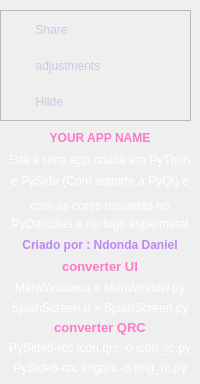
         <widget class="QWidget" name="page_3">
          <widget class="QLabel" name="label_11">
           <property name="geometry">
            <rect>
             <x>10</x>
             <y>320</y>
             <width>180</width>
             <height>15</height>
            </rect>
           </property>
           <property name="whatsThis">
            <string>&lt;html&gt;&lt;head/&gt;&lt;body&gt;&lt;p&gt;&lt;span style=&quot; font-weight:600;&quot;&gt;YOUR APP NAME&lt;/span&gt;&lt;/p&gt;&lt;/body&gt;&lt;/html&gt;</string>
           </property>
           <property name="styleSheet">
            <string notr="true">color: rgb(254, 121, 199);</string>
           </property>
           <property name="text">
            <string>&lt;html&gt;&lt;head/&gt;&lt;body&gt;&lt;p&gt;&lt;span style=&quot; font-size:10pt; font-weight:600;&quot;&gt;converter QRC&lt;/span&gt;&lt;/p&gt;&lt;/body&gt;&lt;/html&gt;</string>
           </property>
           <property name="alignment">
            <set>Qt::AlignCenter</set>
           </property>
          </widget>
          <widget class="QLabel" name="label_15">
           <property name="geometry">
            <rect>
             <x>10</x>
             <y>216</y>
             <width>180</width>
             <height>15</height>
            </rect>
           </property>
           <property name="styleSheet">
            <string notr="true">color: rgb(255, 255, 255);</string>
           </property>
           <property name="text">
            <string>PyDarculas e no logo espermetal</string>
           </property>
           <property name="alignment">
            <set>Qt::AlignCenter</set>
           </property>
          </widget>
          <widget class="QLabel" name="label_5">
           <property name="geometry">
            <rect>
             <x>10</x>
             <y>130</y>
             <width>180</width>
             <height>16</height>
            </rect>
           </property>
           <property name="whatsThis">
            <string>&lt;html&gt;&lt;head/&gt;&lt;body&gt;&lt;p&gt;&lt;span style=&quot; font-weight:600;&quot;&gt;YOUR APP NAME&lt;/span&gt;&lt;/p&gt;&lt;/body&gt;&lt;/html&gt;</string>
           </property>
           <property name="styleSheet">
            <string notr="true">color: rgb(254, 121, 199);</string>
           </property>
           <property name="text">
            <string>&lt;html&gt;&lt;head/&gt;&lt;body&gt;&lt;p&gt;&lt;span style=&quot; font-weight:600;&quot;&gt;YOUR APP NAME&lt;/span&gt;&lt;/p&gt;&lt;/body&gt;&lt;/html&gt;</string>
           </property>
           <property name="alignment">
            <set>Qt::AlignCenter</set>
           </property>
          </widget>
          <widget class="QLabel" name="label_7">
           <property name="geometry">
            <rect>
             <x>10</x>
             <y>237</y>
             <width>180</width>
             <height>16</height>
            </rect>
           </property>
           <property name="whatsThis">
            <string>&lt;html&gt;&lt;head/&gt;&lt;body&gt;&lt;p&gt;&lt;span style=&quot; font-weight:600;&quot;&gt;Criado por : Ndonda Daniel&lt;/span&gt;&lt;/p&gt;&lt;/body&gt;&lt;/html&gt;</string>
           </property>
           <property name="styleSheet">
            <string notr="true">color: rgb(186, 135, 245);</string>
           </property>
           <property name="text">
            <string>&lt;html&gt;&lt;head/&gt;&lt;body&gt;&lt;p&gt;&lt;span style=&quot; font-weight:600;&quot;&gt;Criado por : Ndonda Daniel&lt;/span&gt;&lt;/p&gt;&lt;/body&gt;&lt;/html&gt;</string>
           </property>
           <property name="alignment">
            <set>Qt::AlignCenter</set>
           </property>
          </widget>
          <widget class="QLabel" name="label_12">
           <property name="geometry">
            <rect>
             <x>10</x>
             <y>340</y>
             <width>180</width>
             <height>15</height>
            </rect>
           </property>
           <property name="styleSheet">
            <string notr="true">color: rgb(255, 255, 255);</string>
           </property>
           <property name="text">
            <string>PySide6-rcc icon.qrc -o icon_rc.py</string>
           </property>
           <property name="alignment">
            <set>Qt::AlignCenter</set>
           </property>
          </widget>
          <widget class="QLabel" name="label_9">
           <property name="geometry">
            <rect>
             <x>10</x>
             <y>195</y>
             <width>180</width>
             <height>21</height>
            </rect>
           </property>
           <property name="styleSheet">
            <string notr="true">color: rgb(255, 255, 255);</string>
           </property>
           <property name="text">
            <string>com as cores basiadas no</string>
           </property>
           <property name="alignment">
            <set>Qt::AlignCenter</set>
           </property>
          </widget>
          <widget class="QLabel" name="label_13">
           <property name="geometry">
            <rect>
             <x>10</x>
             <y>152</y>
             <width>180</width>
             <height>15</height>
            </rect>
           </property>
           <property name="styleSheet">
            <string notr="true">color: rgb(255, 255, 255);</string>
           </property>
           <property name="text">
            <string>Esta é uma app criada em PyThon </string>
           </property>
           <property name="alignment">
            <set>Qt::AlignCenter</set>
           </property>
          </widget>
          <widget class="QLabel" name="label_14">
           <property name="geometry">
            <rect>
             <x>10</x>
             <y>173</y>
             <width>180</width>
             <height>16</height>
            </rect>
           </property>
           <property name="styleSheet">
            <string notr="true">color: rgb(255, 255, 255);</string>
           </property>
           <property name="text">
            <string>e PySide (Com suporte a PyQt) e</string>
           </property>
           <property name="alignment">
            <set>Qt::AlignCenter</set>
           </property>
          </widget>
          <widget class="QLabel" name="label_10">
           <property name="geometry">
            <rect>
             <x>10</x>
             <y>280</y>
             <width>180</width>
             <height>16</height>
            </rect>
           </property>
           <property name="styleSheet">
            <string notr="true">color: rgb(255, 255, 255);</string>
           </property>
           <property name="text">
            <string>ManWindow.u &gt; ManWindow.py</string>
           </property>
           <property name="alignment">
            <set>Qt::AlignCenter</set>
           </property>
          </widget>
          <widget class="QLabel" name="label_8">
           <property name="geometry">
            <rect>
             <x>10</x>
             <y>259</y>
             <width>180</width>
             <height>15</height>
            </rect>
           </property>
           <property name="whatsThis">
            <string>&lt;html&gt;&lt;head/&gt;&lt;body&gt;&lt;p&gt;&lt;span style=&quot; font-weight:600;&quot;&gt;YOUR APP NAME&lt;/span&gt;&lt;/p&gt;&lt;/body&gt;&lt;/html&gt;</string>
           </property>
           <property name="styleSheet">
            <string notr="true">color: rgb(254, 121, 199);</string>
           </property>
           <property name="text">
            <string>&lt;html&gt;&lt;head/&gt;&lt;body&gt;&lt;p&gt;&lt;span style=&quot; font-size:10pt; font-weight:600;&quot;&gt;converter UI&lt;/span&gt;&lt;/p&gt;&lt;/body&gt;&lt;/html&gt;</string>
           </property>
           <property name="alignment">
            <set>Qt::AlignCenter</set>
           </property>
          </widget>
          <widget class="QFrame" name="frame_2">
           <property name="geometry">
            <rect>
             <x>0</x>
             <y>10</y>
             <width>191</width>
             <height>111</height>
            </rect>
           </property>
           <property name="frameShape">
            <enum>QFrame::StyledPanel</enum>
           </property>
           <property name="frameShadow">
            <enum>QFrame::Raised</enum>
           </property>
           <layout class="QVBoxLayout" name="verticalLayout_5">
            <property name="spacing">
             <number>0</number>
            </property>
            <property name="leftMargin">
             <number>0</number>
            </property>
            <property name="topMargin">
             <number>0</number>
            </property>
            <property name="rightMargin">
             <number>0</number>
            </property>
            <property name="bottomMargin">
             <number>0</number>
            </property>
            <item>
             <widget class="QPushButton" name="pushButton_18">
              <property name="minimumSize">
               <size>
                <width>0</width>
                <height>35</height>
               </size>
              </property>
              <property name="maximumSize">
               <size>
                <width>16777215</width>
                <height>35</height>
               </size>
              </property>
              <property name="styleSheet">
               <string notr="true">QPushButton{
            color: #c3ccdf;
            padding-left: 18px;
            text-align: left;
            border: none;
        }
QPushButton:hover {
	background-color: rgb(72, 75, 115);
        }

        QPushButton:pressed {
background-color: rgb(186, 135, 245);
        }</string>
              </property>
              <property name="text">
               <string>     Share</string>
              </property>
              <property name="icon">
               <iconset>
                <normaloff>../imagens/icon/share_3_18px.png</normaloff>../imagens/icon/share_3_18px.png</iconset>
              </property>
             </widget>
            </item>
            <item>
             <widget class="QPushButton" name="pushButton_16">
              <property name="minimumSize">
               <size>
                <width>0</width>
                <height>35</height>
               </size>
              </property>
              <property name="maximumSize">
               <size>
                <width>16777215</width>
                <height>35</height>
               </size>
              </property>
              <property name="styleSheet">
               <string notr="true">QPushButton{
            color: #c3ccdf;
            padding-left: 18px;
            text-align: left;
            border: none;
        }
QPushButton:hover {
	background-color: rgb(72, 75, 115);
        }

        QPushButton:pressed {
background-color: rgb(186, 135, 245);
        }</string>
              </property>
              <property name="text">
               <string>     adjustments</string>
              </property>
              <property name="icon">
               <iconset>
                <normaloff>../imagens/icon/adjust_18px.png</normaloff>../imagens/icon/adjust_18px.png</iconset>
              </property>
             </widget>
            </item>
            <item>
             <widget class="QPushButton" name="pushButton_17">
              <property name="minimumSize">
               <size>
                <width>0</width>
                <height>35</height>
               </size>
              </property>
              <property name="maximumSize">
               <size>
                <width>16777215</width>
                <height>35</height>
               </size>
              </property>
              <property name="styleSheet">
               <string notr="true">QPushButton{
            color: #c3ccdf;
            padding-left: 18px;
            text-align: left;
            border: none;
        }
QPushButton:hover {
	background-color: rgb(72, 75, 115);
        }

        QPushButton:pressed {
background-color: rgb(186, 135, 245);
        }</string>
              </property>
              <property name="text">
               <string>     Hilde</string>
              </property>
              <property name="icon">
               <iconset>
                <normaloff>../imagens/icon/netbeans_18px.png</normaloff>../imagens/icon/netbeans_18px.png</iconset>
              </property>
             </widget>
            </item>
           </layout>
          </widget>
          <widget class="QLabel" name="label_21">
           <property name="geometry">
            <rect>
             <x>10</x>
             <y>300</y>
             <width>180</width>
             <height>16</height>
            </rect>
           </property>
           <property name="styleSheet">
            <string notr="true">color: rgb(255, 255, 255);</string>
           </property>
           <property name="text">
            <string>SplahScreen.u &gt; SplahScreen.py</string>
           </property>
           <property name="alignment">
            <set>Qt::AlignCenter</set>
           </property>
          </widget>
          <widget class="QLabel" name="label_22">
           <property name="geometry">
            <rect>
             <x>10</x>
             <y>360</y>
             <width>180</width>
             <height>15</height>
            </rect>
           </property>
           <property name="styleSheet">
            <string notr="true">color: rgb(255, 255, 255);</string>
           </property>
           <property name="text">
            <string>PySide6-rcc imgqrc -o img_rc.py</string>
           </property>
           <property name="alignment">
            <set>Qt::AlignCenter</set>
           </property>
          </widget>
         </widget>
